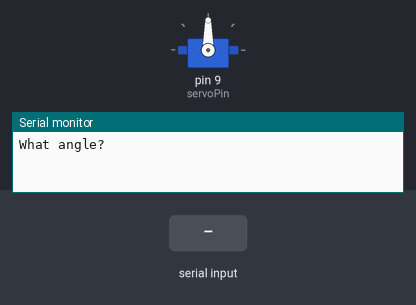
Simulated run of this sketch. Board: Arduino Uno, built with avr-gcc and run on an emulated ATmega328P. Shown: servo, the last lines printed to the serial monitor. The test bench sets the inputs (shaded band).

Above: at 1.2 s.
1.3 s: "90,45\n" received over Serial
At 2.8 s:
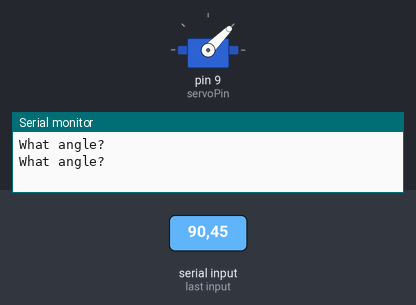
3.8 s: "30,150\n" received over Serial
At 5.9 s:
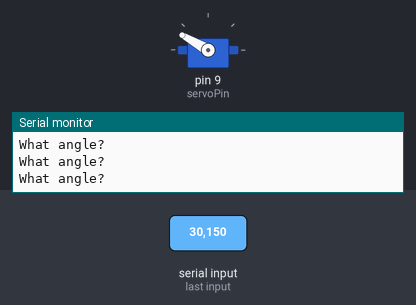
6.3 s: "200\n" received over Serial
At 7.1 s:
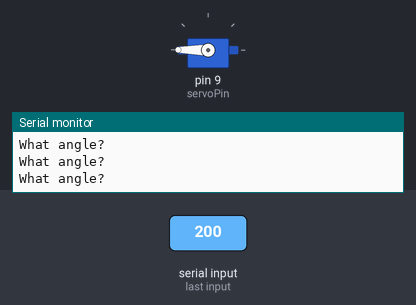
9.3 s: "90\n" received over Serial
At 12.1 s:
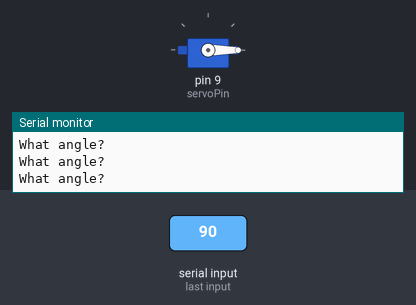
Timing chart, 0 to 13.3 s (numbered marks = the images above; inputs shaded):
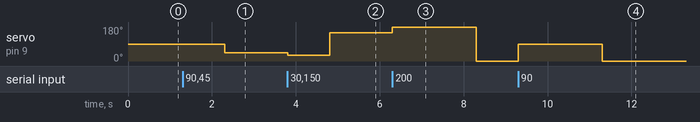

Measured:
- after the input at 1.3 s, servo on pin 9 (servoPin): 90° → 45° after 1.0 s
- after the input at 3.8 s, servo on pin 9 (servoPin): 45° → 30° at once, → 150° 1.0 s later
- after the input at 6.3 s, servo on pin 9 (servoPin): 150° → 180° at once, → 0° 2.0 s later
- after the input at 9.3 s, servo on pin 9 (servoPin): 0° → 90° at once, → 0° 2.0 s later

The sketch:

servoBasics.ino
```cpp
#include <Servo.h>
int servoPin = 9;
int servoPosition = 0;
Servo myServo;

void setup() {
  // put your setup code here, to run once:
  Serial.begin(9600);
  //pinMode(servoPin, OUTPUT);
  myServo.attach(servoPin); //attaching object servo to arduino
}

void loop() {
  // put your main code here, to run repeatedly:
  Serial.println("What angle?");
  while(!Serial.available()){}
  servoPosition = Serial.parseInt();
  myServo.write(servoPosition);
  delay(1000);
}
```
